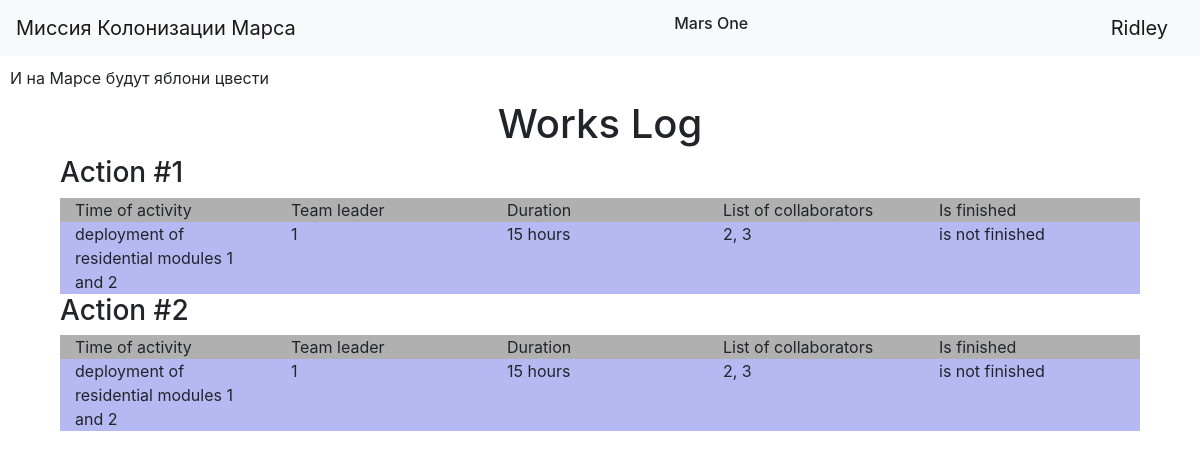
The page / (signed in) on the database its author committed.
### data/users.py (models this page shows, shortened)
class User(SqlAlchemyBase, UserMixin, SerializerMixin):
    __tablename__ = 'users'
    id = sqlalchemy.Column(sqlalchemy.Integer,
                           primary_key=True, autoincrement=True)
    surname = sqlalchemy.Column(sqlalchemy.String, nullable=True)
    name = sqlalchemy.Column(sqlalchemy.String, nullable=True)
    age = sqlalchemy.Column(sqlalchemy.Integer, nullable=True)
    position = sqlalchemy.Column(sqlalchemy.String, nullable=True)
    speciality = sqlalchemy.Column(sqlalchemy.String, nullable=True)
    address = sqlalchemy.Column(sqlalchemy.String, nullable=True)
    email = sqlalchemy.Column(sqlalchemy.String,
                              index=True, unique=True, nullable=True)
    hashed_password = sqlalchemy.Column(sqlalchemy.String, nullable=True)
    modified_date = sqlalchemy.Column(sqlalchemy.DateTime,
                                      default=datetime.datetime.now)
    jobs = orm.relation("Jobs", back_populates='user')

### data/jobs.py (models this page shows)
class Jobs(SqlAlchemyBase, SerializerMixin):
    __tablename__ = 'jobs'
    id = sqlalchemy.Column(sqlalchemy.Integer,
                           primary_key=True, autoincrement=True)
    team_leader = sqlalchemy.Column(sqlalchemy.Integer,
                                    sqlalchemy.ForeignKey("users.id"))
    job = sqlalchemy.Column(sqlalchemy.String, nullable=True)
    work_size = sqlalchemy.Column(sqlalchemy.Integer, nullable=True)
    collaborators = sqlalchemy.Column(sqlalchemy.String, nullable=True)
    start_date = sqlalchemy.Column(sqlalchemy.Integer, nullable=True)
    end_date = sqlalchemy.Column(sqlalchemy.Integer, nullable=True)
    is_finished = sqlalchemy.Column(sqlalchemy.Boolean, default=True)
    user = orm.relation('User')

### main.py (the view)
@app.route("/")
def index():
    db_sess = db_session.create_session()
    jobs = db_sess.query(Jobs)
    return render_template("index.html", jobs=jobs, title='Jobs')

### data/db_session.py (called while the page is built)
def create_session() -> Session:
    global __factory
    return __factory()

### main.py (called while the page is built)
@login_manager.user_loader
def load_user(user_id):
    db_sess = db_session.create_session()
    return db_sess.query(User).get(user_id)

### templates/index.html
{% extends "base.html" %}
{% block content %}
<center>
    <h1>Works Log</h1>
</center>
{% for item in jobs%}
<div class="col-md">
    <h3>Action #{{item.id}}</h3>
    <div class="container">
        <div style="background-color: #b0b0b0" class="row">
            <div class="col">Time of activity</div>
            <div class="col">Team leader</div>
            <div class="col">Duration</div>
            <div class="col">List of collaborators</div>
            <div class="col">Is finished</div>
        </div>
        <div style="background-color: #b6b8f2" class="row">
            <div class="col">{{ item.job }}</div>
            <div class="col">{{ item.team_leader }}</div>
            <div class="col">{{ item.work_size }} hours</div>
            <div class="col">{{ item.collaborators }}</div>
            {% if item.is_finished %}
                <div class="col">is finished</div>
            {% else %}
                <div class="col">is not finished</div>
            {% endif %}
        </div>
    </div>
</div>
{% endfor %}
{% endblock %}

### templates/base.html (shortened to what this page needs)
<!doctype html>
<html lang="en">
<head>
    <link rel="stylesheet"
          href="https://stackpath.bootstrapcdn.com/bootstrap/4.4.1/css/bootstrap.min.css"
>
</head>
<body>
<header>
    <nav class="navbar navbar-light bg-light">
        <div class="navbar-brand">Миссия Колонизации Марса</div>
        <h6>Mars One</h6>
        {% if current_user.is_authenticated %}
        <a class="navbar-brand" href="/logout">{{ current_user.name }}</a>
        {% else %}
        <p>
                <a class="btn btn-primary " href="/register">Зарегистрироваться</a>
                <a class="btn btn-success" href="/login">Войти</a>
            </p>
        {% endif %}
    </nav>
</header>
<div style="margin: 10px">И на Марсе будут яблони цвести</div>
<main role="main" class="container">
    {% block content %}{% endblock %}
</main>
</body>
</html>

### rows shown on the page
User: name "Ridley"
Jobs: id "1", job "deployment of residential modules 1 and 2", team_leader "1", work_size "15", collaborators "2, 3", is_finished "is not finished"
Jobs: id "2", job "deployment of residential modules 1 and 2", team_leader "1", work_size "15", collaborators "2, 3", is_finished "is not finished"
